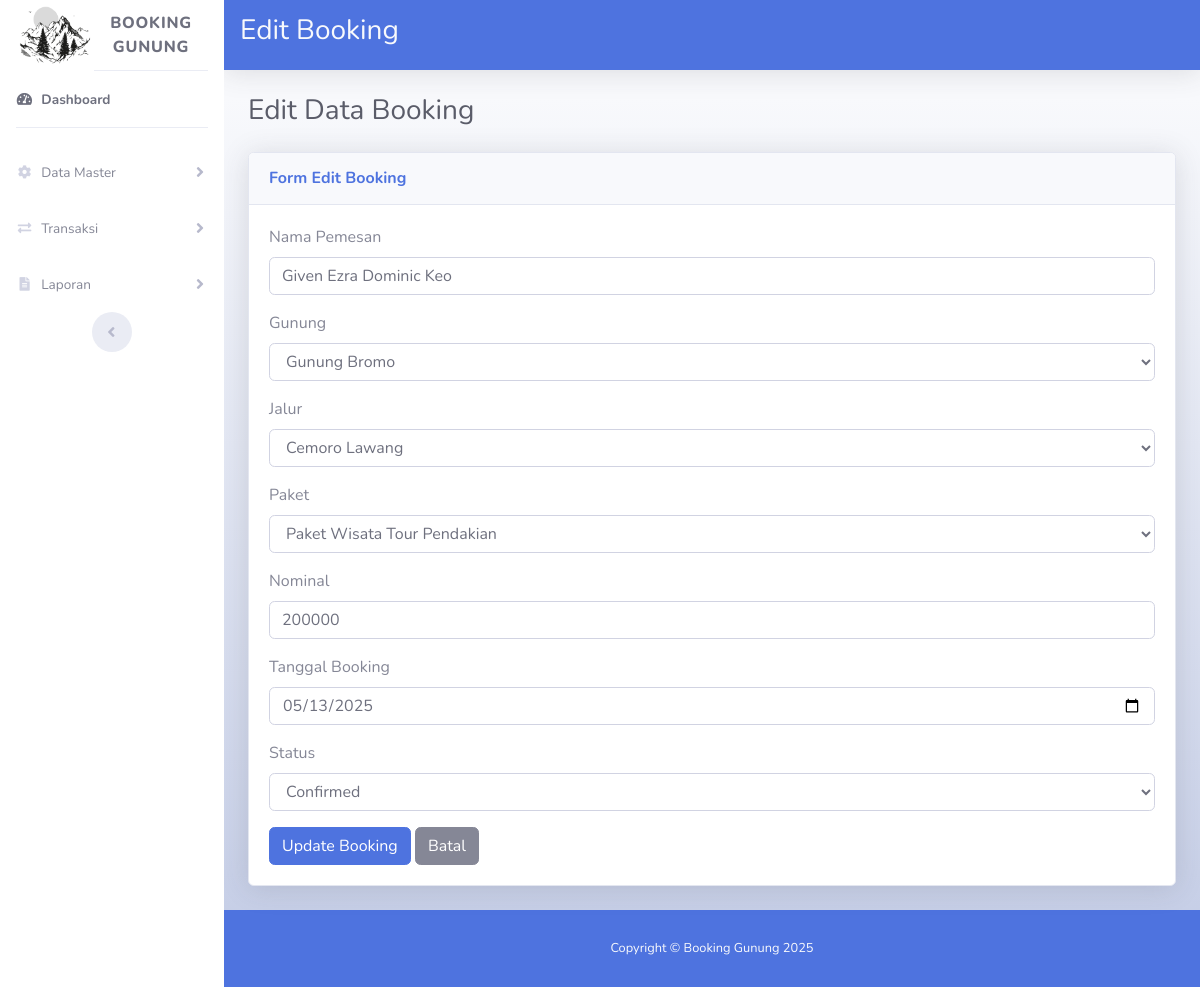
The page /data-master/edit-booking/edit_booking.php?id=8 (signed in) on the database its author committed.
### tables this page shows
CREATE TABLE `booking` (
  `id_booking` int(11) NOT NULL,
  `nama_pemesan` varchar(100) NOT NULL,
  `id_gunung` int(11) NOT NULL,
  `id_jalur` int(11) NOT NULL,
  `id_paket` int(11) NOT NULL,
  `tanggal_booking` date NOT NULL,
  `status` enum('Pending','Confirmed','Canceled') DEFAULT 'Pending',
  `nominal` int(11) NOT NULL,
  `created_at` timestamp NOT NULL DEFAULT current_timestamp(),
  `jumlah_orang` int(11) NOT NULL DEFAULT 1,
  `is_entered` tinyint(1) NOT NULL DEFAULT 0
);

CREATE TABLE `gunung` (
  `id` int(11) NOT NULL,
  `nama_gunung` varchar(100) NOT NULL,
  `lokasi` varchar(255) NOT NULL,
  `deskripsi` text DEFAULT NULL,
  `foto` varchar(255) DEFAULT NULL,
  `status` enum('active','inactive') DEFAULT 'active',
  `created_at` timestamp NOT NULL DEFAULT current_timestamp()
);

CREATE TABLE `jalur` (
  `id` int(11) NOT NULL,
  `id_gunung` int(11) NOT NULL,
  `nama_jalur` varchar(100) NOT NULL,
  `deskripsi` text DEFAULT NULL,
  `status` enum('aktif','nonaktif') DEFAULT 'aktif',
  `created_at` timestamp NOT NULL DEFAULT current_timestamp()
);

CREATE TABLE `paket` (
  `id` int(11) NOT NULL,
  `id_gunung` int(11) NOT NULL,
  `nama_paket` varchar(100) NOT NULL,
  `durasi_hari` int(11) NOT NULL,
  `harga` int(255) NOT NULL,
  `fasilitas` text DEFAULT NULL,
  `status` enum('aktif','nonaktif') DEFAULT 'aktif',
  `created_at` timestamp NOT NULL DEFAULT current_timestamp()
);

### data-master/edit-booking/edit_booking.php (the view, shortened to what this page needs)
<?php
include '../../config/koneksi.php';
$id_booking = isset($_GET['id']) ? mysqli_real_escape_string($conn, $_GET['id']) : '';
$query = mysqli_query($conn, "SELECT booking.*, gunung.nama_gunung, jalur.nama_jalur, paket.nama_paket
                              FROM booking
                              JOIN gunung ON booking.id_gunung = gunung.id
                              JOIN jalur ON booking.id_jalur = jalur.id
                              JOIN paket ON booking.id_paket = paket.id
                              WHERE booking.id_booking = '$id_booking'");
$data = mysqli_fetch_assoc($query);
?>
<!DOCTYPE html>
<html lang="en">
<head>
  <link href="../../vendor/fontawesome-free/css/all.min.css" rel="stylesheet" type="text/css">
  <link href="../../css/sb-admin-2.min.css" rel="stylesheet">
</head>
<body id="page-top">
  <div id="wrapper">
    <?php include "../side_bar.php"; ?>
    <div id="content-wrapper" class="d-flex flex-column bg-gradient-light">
      <div id="content">
        <nav class="navbar navbar-expand navbar-dark bg-primary topbar mb-4 static-top shadow">
          <h3 class="text-light">Edit Booking</h3>
        </nav>
        <div class="container-fluid">
          <h1 class="h3 mb-4 text-gray-800">Edit Data Booking</h1>
          <div class="card shadow mb-4">
            <div class="card-header py-3">
              <h6 class="m-0 font-weight-bold text-primary">Form Edit Booking</h6>
            </div>
            <div class="card-body">
              <form method="POST" action="">
                <div class="form-group">
                  <label for="nama_pemesan">Nama Pemesan</label>
                  <input type="text" class="form-control" id="nama_pemesan" name="nama_pemesan" value="<?= htmlspecialchars($data['nama_pemesan']); ?>" required>
                </div>
                <div class="form-group">
                  <label for="id_gunung">Gunung</label>
                  <select class="form-control" id="id_gunung" name="id_gunung" required>
                    <?php
                    $gunungQuery = mysqli_query($conn, "SELECT * FROM gunung");
                    while ($gunung = mysqli_fetch_assoc($gunungQuery)) {
                    ?>
                      <option value="<?= $gunung['id']; ?>" <?= $gunung['id'] == $data['id_gunung'] ? 'selected' : ''; ?>>
                        <?= htmlspecialchars($gunung['nama_gunung']); ?>
                      </option>
                    <?php } ?>
                  </select>
                </div>
                <div class="form-group">
                  <label for="id_jalur">Jalur</label>
                  <select class="form-control" id="id_jalur" name="id_jalur" required>
                    <?php
                    $jalurQuery = mysqli_query($conn, "SELECT * FROM jalur");
                    while ($jalur = mysqli_fetch_assoc($jalurQuery)) {
                    ?>
                      <option value="<?= $jalur['id']; ?>" <?= $jalur['id'] == $data['id_jalur'] ? 'selected' : ''; ?>>
                        <?= htmlspecialchars($jalur['nama_jalur']); ?>
                      </option>
                    <?php } ?>
                  </select>
                </div>
                <div class="form-group">
                  <label for="id_paket">Paket</label>
                  <select class="form-control" id="id_paket" name="id_paket" required>
                    <?php
                    $paketQuery = mysqli_query($conn, "SELECT * FROM paket");
                    while ($paket = mysqli_fetch_assoc($paketQuery)) {
                    ?>
                      <option value="<?= $paket['id']; ?>" <?= $paket['id'] == $data['id_paket'] ? 'selected' : ''; ?>>
                        <?= htmlspecialchars($paket['nama_paket']); ?>
                      </option>
                    <?php } ?>
                  </select>
                </div>
                <div class="form-group">
                  <label for="nominal">Nominal</label>
                  <input type="number" class="form-control" id="nominal" name="nominal" value="<?= htmlspecialchars($data['nominal']); ?>" required>
                </div>
                <div class="form-group">
                  <label for="tanggal_booking">Tanggal Booking</label>
                  <input type="date" class="form-control" id="tanggal_booking" name="tanggal_booking" value="<?= $data['tanggal_booking']; ?>" required>
                </div>
                <div class="form-group">
                  <label for="status">Status</label>
                  <select class="form-control" id="status" name="status" required>
                    <option value="Confirmed" <?= $data['status'] == 'Confirmed' ? 'selected' : ''; ?>>Confirmed</option>
                  </select>
                </div>
                <button type="submit" class="btn btn-primary">Update Booking</button>
                <a href="../list_booking.php" class="btn btn-secondary">Batal</a>
              </form>
            </div>
          </div>
        </div>
      </div>
      <?php include "../footer.php"; ?>
    </div>
  </div>
</body>
</html>

### rows shown on the page
booking: nama_pemesan "Given Ezra Dominic Keo", id_gunung "Gunung Bromo", id_jalur "Cemoro Lawang", id_paket "Paket Wisata Tour Pendakian", nominal "200000", tanggal_booking "05/13/2025", status "Confirmed"
